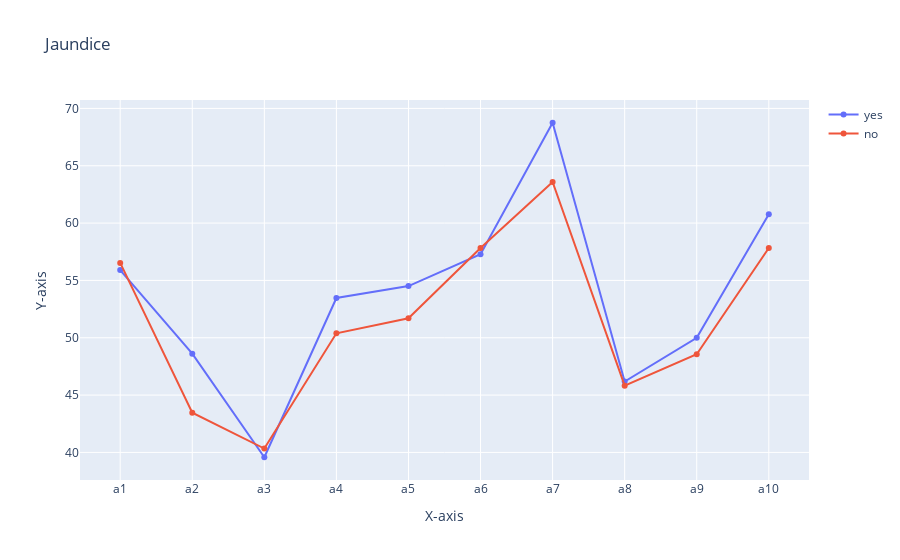

Notebook source saved alongside this figure:
### Code cell
import pandas as pd
import numpy as np
from plotly.graph_objs import Figure

# Read CSV file into DataFrame
df = pd.read_csv("Jaundice.csv")

#df_transposed = df.set_index('Jaundice').transpose()

x = df_transposed.index
y_columns = df_transposed.columns

data = []
for column in y_columns:
  data.append(dict(x=x, y=df_transposed[column], name=column)) #Update: interactivity!!!!
    

layout = dict(title='Jaundice', xaxis_title='X-axis', yaxis_title='Y-axis') #Creates a dictionary named layout.
#Defines the overall layout including title and axis labels.

fig = Figure(data=data, layout=layout) # Shows the rectangular figure
fig.show()

### Figure 1 — Plotly figure (JSON) as saved in the notebook; plotly's stock layout.template omitted (floating-point values rounded to 4 significant figures)
{"data": [{"name": "yes", "type": "scatter", "x": ["a1", "a2", "a3", "a4", "a5", "a6", "a7", "a8", "a9", "a10"], "y": [55.9, 48.61, 39.58, 53.47, 54.51, 57.29, 68.75, 46.18, 50, 60.76]}, {"name": "no", "type": "scatter", "x": ["a1", "a2", "a3", "a4", "a5", "a6", "a7", "a8", "a9", "a10"], "y": [56.53, 43.47, 40.34, 50.39, 51.7, 57.83, 63.58, 45.82, 48.56, 57.83]}], "layout": {"autosize": true, "title": {"text": "Jaundice"}, "xaxis": {"autorange": true, "range": [-0.5455, 9.545], "title": {"text": "X-axis"}, "type": "category"}, "yaxis": {"autorange": true, "range": [37.17, 71.16], "title": {"text": "Y-axis"}, "type": "linear"}}}
